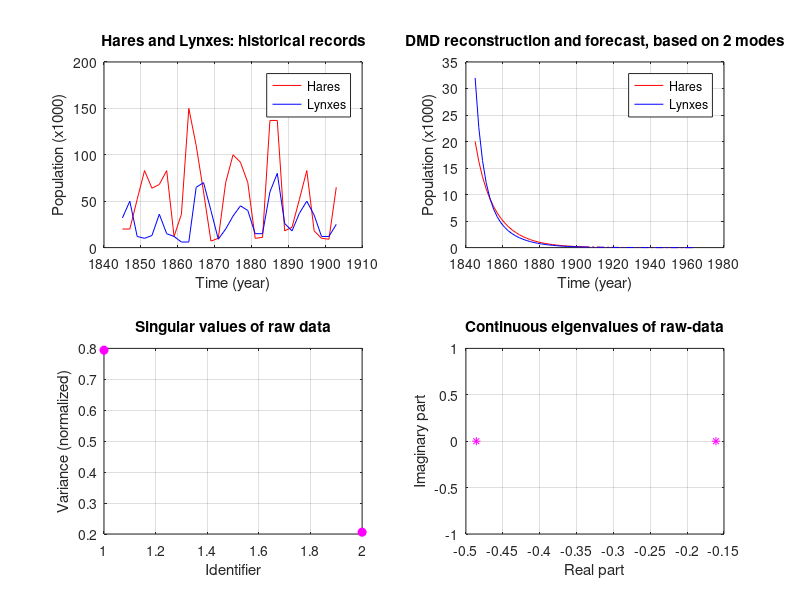

Here is the MATLAB script that generated this plot:
%%%%%%%%%%%%%%%%%%%%%%%%%%%%%%%%%%%%%%%%%%%%%%%%%%%%%%%%%%%%%%%%%%%%%%%%%%%
%                                                                         %
%     This code developed by M.Brunetti, in partial fulfilment of the     % 
%     requirements of course "Modelling from Measurements" - #055461      % 
%                                                                         %
%                                               Politecnico di Milano     %
%                                                           June 2020     %
%                                                                         %
%%%%%%%%%%%%%%%%%%%%%%%%%%%%%%%%%%%%%%%%%%%%%%%%%%%%%%%%%%%%%%%%%%%%%%%%%%%

%%%%%%%%% DMD reconstruction and forecast from assigned data set %%%%%%%%%%

%% DATA INITIALIZATION

clear all; close all; clc;

% time base
t1 = 1845;
t2 = 1903;
dt = 2;
t = (t1:dt:t2); % historical time base 
te = (t1:dt:t2+dt*length(t)); % extended time base 
ths = length(t); % reconstruction to forecast threshold

% hare status
xa = [20 20 52 83 64 68 83 12 36 150 110 60 7 10 70];
xb = [100 92 70 10 11 137 137 18 22 52 83 18 10 9 65]; 
x = [xa xb];

% lynx status
ya = [32 50 12 10 13 36 15 12 6 6 65 70 40 9 20];
yb = [34 45 40 15 15 60 80 26 18 37 50 35 12 12 25]; 
y = [ya yb];

% system status
X = [x; y];
[n,m] = size(X); % state dimension (n), number of snapshots (m)

%% DMD ALGORITHM

X1 = X(:,1:end-1); % data matrix
X2 = X(:,2:end); % time shifted data matrix
[U,Sigma,V] = svd(X1, 'econ'); % SVD decomposition

r = length(Sigma); % rank-truncation
U_r = U(:,1:r); % reduced left singular vector set
Sigma_r = Sigma(1:r,1:r); % reduced singular value set
V_r = V(:,1:r); % reduced right singular vector set

Atilde = U_r'*X2*V_r/Sigma_r; % DMD linear operator
[W,D] = eig(Atilde); % DMD eigenvalues & vectors
Phi = X2*V_r/Sigma_r*W; % DMD modes (unloaded)
lambda = diag(D); % DMD eigenvalues
omega = log(lambda)/dt; % DMD continuos eigenvalues 
y0 = Phi\X(:,1);  % DMD loadings (initial conditions)

%% DMD PREDICTION

% DMD reconstruction & forecast
X_modes = zeros(r,length(te)); 
for i = 1:length(te)
    X_modes(:,i) = (y0.*exp(omega*(i-1)));
end
X_dmd = Phi*X_modes;

% DMD error L2
error = zeros(1,length(t)); 
for i = 1:dt:length(t)
    error (i) = norm(X_dmd(:,i)-X(:,i)); 
end

%% RESULTS PLOTTING

subplot(2,2,1);
plot(t,X(1,:),'r',t,X(2,:),'b');
title('Hares and Lynxes: historical records');
xlabel('Time (year)');
ylabel('Population (x1000)');
legend({'Hares','Lynxes'});
grid ON;

subplot(2,2,2);
plot(te(1:ths),X_dmd(1,1:ths),'r',...
     te(1:ths),X_dmd(2,1:ths),'b',...
     te(ths:end),X_dmd(1,ths:end),'r-.',...
     te(ths:end),X_dmd(2,ths:end),'b-.');
title(['DMD reconstruction and forecast, based on ' num2str(r) ' modes']);
xlabel('Time (year)');
ylabel('Population (x1000)');
legend({'Hares','Lynxes'});
grid ON;

subplot(2,2,3);
aux = plot(diag(Sigma)/sum(diag(Sigma)),'mo');
set(aux, 'markerfacecolor', get(aux, 'color'));
title('Singular values of raw data');
xlabel('Identifier')
ylabel('Variance (normalized)')
grid ON;

subplot(2,2,4);
plot(real(omega),imag(omega),'m*');
title('Continuous eigenvalues of raw-data');
xlabel('Real part');
ylabel('Imaginary part');
grid ON;












